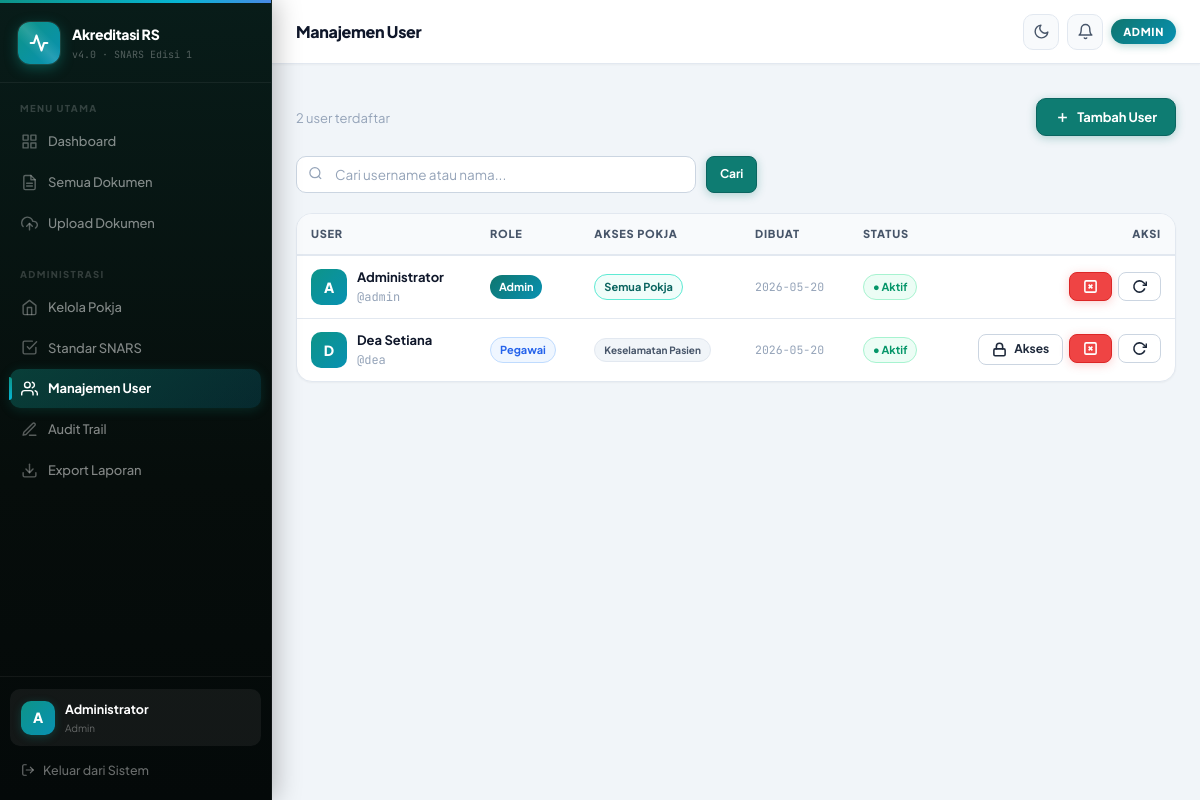
Page /admin/users (signed in) on the committed database.
### tables this page shows
CREATE TABLE users(
            id INTEGER PRIMARY KEY AUTOINCREMENT,
            username TEXT UNIQUE NOT NULL,
            full_name TEXT NOT NULL,
            role TEXT NOT NULL,
            password_hash TEXT NOT NULL,
            active INTEGER NOT NULL DEFAULT 1,
            theme TEXT NOT NULL DEFAULT 'light',
            created_at TEXT NOT NULL);

CREATE TABLE user_pokja(
            user_id INTEGER NOT NULL REFERENCES users(id) ON DELETE CASCADE,
            pokja_id INTEGER NOT NULL REFERENCES pokja(id) ON DELETE CASCADE,
            PRIMARY KEY(user_id, pokja_id));

CREATE TABLE pokja(
            id INTEGER PRIMARY KEY AUTOINCREMENT,
            name TEXT UNIQUE NOT NULL,
            description TEXT DEFAULT '');

### app.py (the view, shortened to what this page needs)
    @app.route("/admin/users", methods=["GET", "POST"])
    @login_required
    @admin_required
    def manage_users():
        search_u = request.args.get("q", "").strip()
        if search_u:
            users = g.db.execute(
                "SELECT id,username,full_name,role,active,created_at FROM users WHERE username LIKE ? OR full_name LIKE ? ORDER BY id",
                (f"%{search_u}%", f"%{search_u}%")).fetchall()
        else:
            users = g.db.execute(
                "SELECT id,username,full_name,role,active,created_at FROM users ORDER BY id").fetchall()
        pokja_rows = g.db.execute("SELECT id,name FROM pokja ORDER BY name").fetchall()
        access_map = {}
        for r in g.db.execute("""
            SELECT up.user_id, p.id AS pokja_id, p.name AS pokja_name
            FROM user_pokja up INNER JOIN pokja p ON p.id=up.pokja_id ORDER BY p.name
        """).fetchall():
            access_map.setdefault(r["user_id"], []).append(dict(r))
        return render_template("users.html", users=users, pokja_rows=pokja_rows,
            access_map=access_map, search_u=search_u, csrf=_csrf())

### app.py (called while the page is built)
def get_db_connection():
    c = sqlite3.connect(DB_PATH)
    c.row_factory = sqlite3.Row
    c.execute("PRAGMA foreign_keys=ON")
    c.execute("PRAGMA journal_mode=WAL")
    return c

def get_current_user():
    uid = session.get("user_id")
    if not uid: return None
    db  = getattr(g, "db", None)
    if not db: return None
    row = db.execute(
        "SELECT id,username,full_name,role,active,theme FROM users WHERE id=?", (uid,)).fetchone()
    if not row or int(row["active"]) != 1:
        session.clear(); return None
    return row

def login_required(func):
    @wraps(func)
    def wrapper(*a, **kw):
        if not g.user: return redirect(url_for("login"))
        return func(*a, **kw)
    return wrapper

def admin_required(func):
    @wraps(func)
    def wrapper(*a, **kw):
        if not g.user or g.user["role"] != "admin":
            flash("Akses ditolak. Halaman ini hanya untuk administrator.", "danger")
            return redirect(url_for("dashboard"))
        return func(*a, **kw)
    return wrapper

def _csrf():    return session.get("_csrf", "")

### templates/users.html (shortened to what this page needs)
{% extends 'base.html' %}
{% block page_title %}Manajemen User{% endblock %}
{% block content %}
<div class="section-header mb-24">
  <div>
    <div class="section-sub">{{ users|length }} user terdaftar</div>
  </div>
  <button class="btn btn-primary" onclick="openModal('modalAddUser')">
    <svg xmlns="http://www.w3.org/2000/svg" viewBox="0 0 24 24" fill="none" stroke="currentColor" stroke-width="2.5"><line x1="12" y1="5" x2="12" y2="19"/><line x1="5" y1="12" x2="19" y2="12"/></svg>
    Tambah User
  </button>
</div>
<form method="GET" action="{{ url_for('manage_users') }}" class="mb-20">
  <div style="display:flex;gap:10px;">
    <div class="search-input-wrap" style="flex:1;max-width:400px;">
      <div class="search-icon">
      </div>
      <input type="text" name="q" value="{{ search_u }}" placeholder="Cari username atau nama...">
    </div>
    <button type="submit" class="btn btn-primary btn-sm">Cari</button>
  </div>
</form>
<div class="card">
  {% if users %}
  <div class="table-wrap">
    <table class="data-table">
      <thead>
        <tr>
          <th>User</th>
          <th>Role</th>
          <th>Akses Pokja</th>
          <th>Dibuat</th>
          <th>Status</th>
          <th style="text-align:right;">Aksi</th>
        </tr>
      </thead>
      <tbody>
        {% for u in users %}
        <tr>
          <td data-label="User">
            <div style="display:flex;align-items:center;gap:10px;">
              <div style="width:36px;height:36px;border-radius:10px;background:linear-gradient(135deg,#0d9488,#0891b2);display:flex;align-items:center;justify-content:center;font-size:14px;font-weight:900;color:#fff;flex-shrink:0;">
                {{ u['full_name'][0]|upper }}
              </div>
              <div>
                <div class="td-main">{{ u['full_name'] }}</div>
                <div class="td-muted font-mono">@{{ u['username'] }}</div>
              </div>
            </div>
          </td>
          <td data-label="Role">
            {% if u['role'] == 'admin' %}
            <span class="badge" style="background:linear-gradient(135deg,#0f766e,#0891b2);color:#fff;">Admin</span>
            {% elif u['role'] == 'ketua_pokja' %}
            <span class="badge badge-purple">Ketua Pokja</span>
            {% else %}
            <span class="badge badge-blue">Pegawai</span>
            {% endif %}
          </td>
          <td data-label="Pokja">
            <div style="display:flex;flex-wrap:wrap;gap:4px;">
              {% if u['role'] == 'admin' %}
              <span class="badge badge-teal">Semua Pokja</span>
              {% elif access_map.get(u['id']) %}
                {% for ap in access_map[u['id']][:2] %}
                <span class="badge badge-gray" style="font-size:10px;">{{ ap['pokja_name']|replace('Pokja ','') }}</span>
                {% endfor %}
              {% else %}
              <span class="td-muted" style="font-size:12px;">Belum ada</span>
              {% endif %}
            </div>
          </td>
          <td data-label="Dibuat">
            <span class="td-muted font-mono" style="font-size:11.5px;">{{ u['created_at'][:10] if u['created_at'] else '—' }}</span>
          </td>
          <td data-label="Status">
            {% if u['active'] %}
            <span class="badge badge-green">● Aktif</span>
            {% else %}
            <span class="badge badge-red">● Nonaktif</span>
            {% endif %}
          </td>
          <td data-label="Aksi" style="text-align:right;">
            <div style="display:flex;gap:6px;justify-content:flex-end;flex-wrap:nowrap;">
              {% if u['role'] != 'admin' %}
              <button class="btn btn-secondary btn-sm" title="Kelola Akses Pokja"
                      onclick="openAccessModal({{ u['id'] }}, '{{ u['full_name']|replace("'","\\'") }}', {{ access_map.get(u['id'], [])|map(attribute='pokja_id')|list|tojson }})">
                <svg xmlns="http://www.w3.org/2000/svg" viewBox="0 0 24 24" fill="none" stroke="currentColor" stroke-width="2.5" stroke-linecap="round" stroke-linejoin="round"><rect x="3" y="11" width="18" height="11" rx="2" ry="2"/><path d="M7 11V7a5 5 0 0 1 10 0v4"/></svg>
                <span class="hide-xs">Akses</span>
              </button>
              {% endif %}
              <form method="POST" action="{{ url_for('toggle_user', uid=u['id']) }}" style="display:inline;">
                <button type="submit" class="btn btn-sm {% if u['active'] %}btn-danger{% else %}btn-success{% endif %}" title="{% if u['active'] %}Nonaktifkan{% else %}Aktifkan{% endif %}">
                  {% if u['active'] %}
                  <svg xmlns="http://www.w3.org/2000/svg" viewBox="0 0 24 24" fill="none" stroke="currentColor" stroke-width="2.5"><rect x="3" y="3" width="18" height="18" rx="2"/><line x1="9" y1="9" x2="15" y2="15"/><line x1="15" y1="9" x2="9" y2="15"/></svg>
                  {% else %}
                  <svg xmlns="http://www.w3.org/2000/svg" viewBox="0 0 24 24" fill="none" stroke="currentColor" stroke-width="2.5"><polyline points="20 6 9 17 4 12"/></svg>
                  {% endif %}
                </button>
              </form>
              <form method="POST" action="{{ url_for('reset_password', uid=u['id']) }}" id="resetPw-{{ u['id'] }}" style="display:inline;">
                <button type="button" class="btn btn-secondary btn-sm" title="Reset Password"
                        onclick="if(confirm('Reset password untuk {{ u['username']|e }}?')) document.getElementById('resetPw-{{ u['id'] }}').submit()">
                  <svg xmlns="http://www.w3.org/2000/svg" viewBox="0 0 24 24" fill="none" stroke="currentColor" stroke-width="2.5"><path d="M23 4v6h-6"/><path d="M20.49 15a9 9 0 1 1-2.12-9.36L23 10"/></svg>
                </button>
              </form>
            </div>
          </td>
        </tr>
        {% endfor %}
      </tbody>
    </table>
  </div>
  {% endif %}
</div>
{% endblock %}

### templates/base.html (shortened to what this page needs)
<!DOCTYPE html>
<html lang="id" data-theme="light">
<head>
  <link rel="stylesheet" href="{{ url_for('static', filename='css/app.css') }}">
</head>
<body>
<div class="layout">
  <aside class="sidebar" id="sidebar">
    <div class="sidebar-brand">
      <div class="brand-logo">
        <svg xmlns="http://www.w3.org/2000/svg" viewBox="0 0 24 24" fill="none" stroke="currentColor" stroke-width="2.5" stroke-linecap="round" stroke-linejoin="round"><path d="M22 12h-4l-3 9L9 3l-3 9H2"/></svg>
      </div>
      <div>
        <div class="brand-name">Akreditasi RS</div>
        <div class="brand-ver">v4.0 · SNARS Edisi 1</div>
      </div>
    </div>
    <div class="sidebar-section">
      <div class="sidebar-label">Menu Utama</div>
      <a href="{{ url_for('dashboard') }}" class="nav-item {% if request.endpoint == 'dashboard' %}active{% endif %}">
        Dashboard
      </a>
      <a href="{{ url_for('dokumen') }}" class="nav-item {% if request.endpoint == 'dokumen' %}active{% endif %}">
        Semua Dokumen
      </a>
      <a href="{{ url_for('upload_file') }}" class="nav-item {% if request.endpoint == 'upload_file' %}active{% endif %}">
        <svg xmlns="http://www.w3.org/2000/svg" viewBox="0 0 24 24" fill="none" stroke="currentColor" stroke-width="2" stroke-linecap="round" stroke-linejoin="round"><polyline points="16 16 12 12 8 16"/><line x1="12" y1="12" x2="12" y2="21"/><path d="M20.39 18.39A5 5 0 0 0 18 9h-1.26A8 8 0 1 0 3 16.3"/></svg>
        Upload Dokumen
      </a>
    </div>
    {% if g.user['role'] == 'admin' %}
    <div class="sidebar-section">
      <div class="sidebar-label">Administrasi</div>
      <a href="{{ url_for('manage_pokja') }}" class="nav-item {% if request.endpoint == 'manage_pokja' %}active{% endif %}">
        <svg xmlns="http://www.w3.org/2000/svg" viewBox="0 0 24 24" fill="none" stroke="currentColor" stroke-width="2" stroke-linecap="round" stroke-linejoin="round"><path d="M3 9l9-7 9 7v11a2 2 0 0 1-2 2H5a2 2 0 0 1-2-2z"/><polyline points="9 22 9 12 15 12 15 22"/></svg>
        Kelola Pokja
      </a>
      <a href="{{ url_for('manage_standar') }}" class="nav-item {% if request.endpoint == 'manage_standar' %}active{% endif %}">
        <svg xmlns="http://www.w3.org/2000/svg" viewBox="0 0 24 24" fill="none" stroke="currentColor" stroke-width="2" stroke-linecap="round" stroke-linejoin="round"><polyline points="9 11 12 14 22 4"/><path d="M21 12v7a2 2 0 0 1-2 2H5a2 2 0 0 1-2-2V5a2 2 0 0 1 2-2h11"/></svg>
        Standar SNARS
      </a>
      <a href="{{ url_for('manage_users') }}" class="nav-item {% if request.endpoint == 'manage_users' %}active{% endif %}">
        Manajemen User
      </a>
      <a href="{{ url_for('audit_trail') }}" class="nav-item {% if request.endpoint == 'audit_trail' %}active{% endif %}">
        <svg xmlns="http://www.w3.org/2000/svg" viewBox="0 0 24 24" fill="none" stroke="currentColor" stroke-width="2" stroke-linecap="round" stroke-linejoin="round"><path d="M12 20h9"/><path d="M16.5 3.5a2.121 2.121 0 0 1 3 3L7 19l-4 1 1-4L16.5 3.5z"/></svg>
        Audit Trail
      </a>
      <a href="{{ url_for('export_csv') }}" class="nav-item">
        <svg xmlns="http://www.w3.org/2000/svg" viewBox="0 0 24 24" fill="none" stroke="currentColor" stroke-width="2" stroke-linecap="round" stroke-linejoin="round"><path d="M21 15v4a2 2 0 0 1-2 2H5a2 2 0 0 1-2-2v-4"/><polyline points="7 10 12 15 17 10"/><line x1="12" y1="15" x2="12" y2="3"/></svg>
        Export Laporan
      </a>
    </div>
    {% endif %}
    <div class="sidebar-footer">
      <a href="{{ url_for('profile') }}" class="user-card">
        <div class="user-avatar">{{ g.user['full_name'][0]|upper }}</div>
        <div>
          <div class="user-info-name">{{ g.user['full_name'] }}</div>
          <div class="user-info-role">{{ g.user['role']|replace('_',' ')|title }}</div>
        </div>
      </a>
      <a href="{{ url_for('logout') }}" class="btn-logout">
        <svg xmlns="http://www.w3.org/2000/svg" viewBox="0 0 24 24" fill="none" stroke="currentColor" stroke-width="2" stroke-linecap="round" stroke-linejoin="round"><path d="M9 21H5a2 2 0 0 1-2-2V5a2 2 0 0 1 2-2h4"/><polyline points="16 17 21 12 16 7"/><line x1="21" y1="12" x2="9" y2="12"/></svg>
        Keluar dari Sistem
      </a>
    </div>
  </aside>
  <div class="main">
    <header class="topbar">
      <h1 class="topbar-title">{% block page_title %}{% endblock %}</h1>
      <div class="topbar-right">
        <button class="icon-btn" id="themeBtn" title="Ganti tema">
          <svg id="iconMoon" xmlns="http://www.w3.org/2000/svg" viewBox="0 0 24 24" fill="none" stroke="currentColor" stroke-width="2" stroke-linecap="round" stroke-linejoin="round"><path d="M21 12.79A9 9 0 1 1 11.21 3 7 7 0 0 0 21 12.79z"/></svg>
        </button>
        <div style="position:relative;">
          <button class="icon-btn" id="notifBtn" title="Notifikasi">
            <svg xmlns="http://www.w3.org/2000/svg" viewBox="0 0 24 24" fill="none" stroke="currentColor" stroke-width="2" stroke-linecap="round" stroke-linejoin="round"><path d="M18 8A6 6 0 0 0 6 8c0 7-3 9-3 9h18s-3-2-3-9"/><path d="M13.73 21a2 2 0 0 1-3.46 0"/></svg>
          </button>
        </div>
        <span class="role-pill role-{{ g.user['role'] }}">{{ g.user['role']|replace('_',' ')|title }}</span>
      </div>
    </header>
    <main class="content">{% block content %}{% endblock %}</main>
  </div>
</div>
</body>
</html>

### rows in the picture
users: full_name "A", user.full_name "Administrator", user.role "Admin", user.role "ADMIN", full_name "Administrator", username "admin", shows "Semua Pokja", created_at "2026-05-20", active "● Aktif"
users: full_name "D", full_name "Dea Setiana", username "dea", role "Pegawai", created_at "2026-05-20", active "● Aktif"
user_pokja: pokja_name "Keselamatan Pasien"

### other values in the picture
{{ users|length }} "2"
